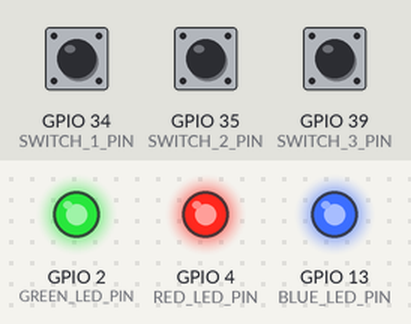
Bench run of a program on a simulated ESP32. Shown: output pins drawn as LEDs (lit = HIGH). Inputs (shaded band) come from the test bench; at power-on: GPIO 34 (SWITCH_1_PIN) LOW, GPIO 35 (SWITCH_2_PIN) LOW, GPIO 39 (SWITCH_3_PIN) LOW.

Above: at 1.2 s.
1.3 s: GPIO 34 (SWITCH_1_PIN) pulled HIGH for 0.15 s
At 1.37 s:
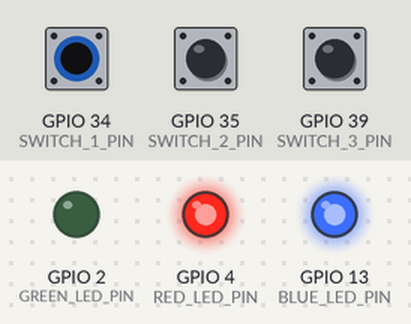
2.9 s: GPIO 35 (SWITCH_2_PIN) pulled HIGH for 0.15 s
At 2.97 s:
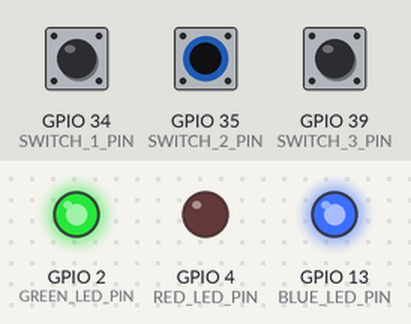
4.5 s: GPIO 39 (SWITCH_3_PIN) pulled HIGH for 0.15 s
At 4.57 s:
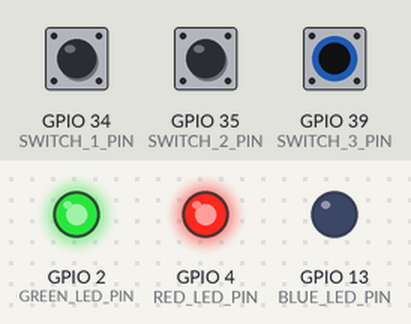
6.1 s: GPIO 39 (SWITCH_3_PIN) pulled HIGH for 3.2 s
At 9.6 s:
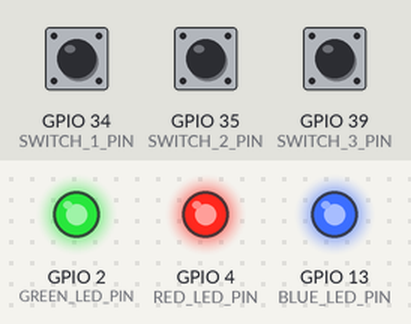
10.8 s: GPIO 34 (SWITCH_1_PIN) pulled HIGH for 3.2 s
At 11.9 s:
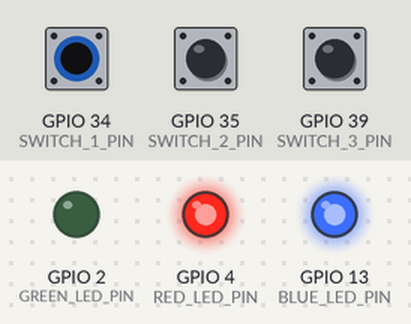
15.5 s: GPIO 34 (SWITCH_1_PIN) driven HIGH and GPIO 35 (SWITCH_2_PIN) driven HIGH
At 16.7 s:
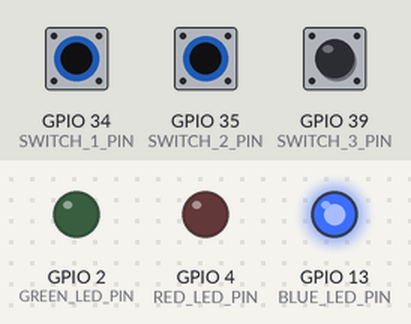
Timing chart, 0 to 18.0 s (numbered marks = the images above; inputs shaded):
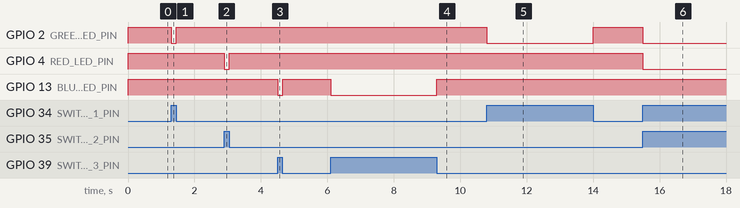

Measured:
- after the input at 1.3 s, GPIO 2 (GREEN_LED_PIN): HIGH → LOW at once, → HIGH 0.15 s later
- after the input at 2.9 s, GPIO 4 (RED_LED_PIN): HIGH → LOW at once, → HIGH 0.15 s later
- after the input at 4.5 s, GPIO 13 (BLUE_LED_PIN): HIGH → LOW at once, → HIGH 0.15 s later
- after the input at 6.1 s, GPIO 13 (BLUE_LED_PIN): HIGH → LOW at once, → HIGH 3.2 s later
- after the input at 10.8 s, GPIO 2 (GREEN_LED_PIN): HIGH → LOW at once, → HIGH 3.2 s later
- after the input at 15.5 s, GPIO 2 (GREEN_LED_PIN), GPIO 4 (RED_LED_PIN): HIGH → LOW at once

The program:

main.cpp
```cpp
// (licence header left out)
#include <Arduino.h>

/* define LED1 and switch pins */
#define GREEN_LED_PIN	2
#define RED_LED_PIN		4
#define BLUE_LED_PIN	13

#define SWITCH_1_PIN		34
#define SWITCH_2_PIN		35
#define SWITCH_3_PIN		39

void setup(){

	/* set LED1 pin as output */
	pinMode(GREEN_LED_PIN, OUTPUT);
	pinMode(RED_LED_PIN, OUTPUT);
	pinMode(BLUE_LED_PIN, OUTPUT);

	/* set switch pin as input */
	pinMode(SWITCH_1_PIN, INPUT);
	pinMode(SWITCH_2_PIN, INPUT);
	pinMode(SWITCH_3_PIN, INPUT);
}

void loop() {

	/* read switch1 input and control green led */
	if(digitalRead(SWITCH_1_PIN)){
		/* turn off LED */
		digitalWrite(GREEN_LED_PIN, LOW);
	}else{
		/* turn on LED */
		digitalWrite(GREEN_LED_PIN, HIGH);
	}

	/* read switch2 input and control red led */
	if(digitalRead(SWITCH_2_PIN)){
		/* turn off LED */
		digitalWrite(RED_LED_PIN, LOW);
	}else{
		/* turn on LED */
		digitalWrite(RED_LED_PIN, HIGH);
	}

	/* read switch3 input and control blue led */
	if(digitalRead(SWITCH_3_PIN)){
		/* turn off LED */
		digitalWrite(BLUE_LED_PIN, LOW);
	}else{
		/* turn on LED */
		digitalWrite(BLUE_LED_PIN, HIGH);
	}
}
```
